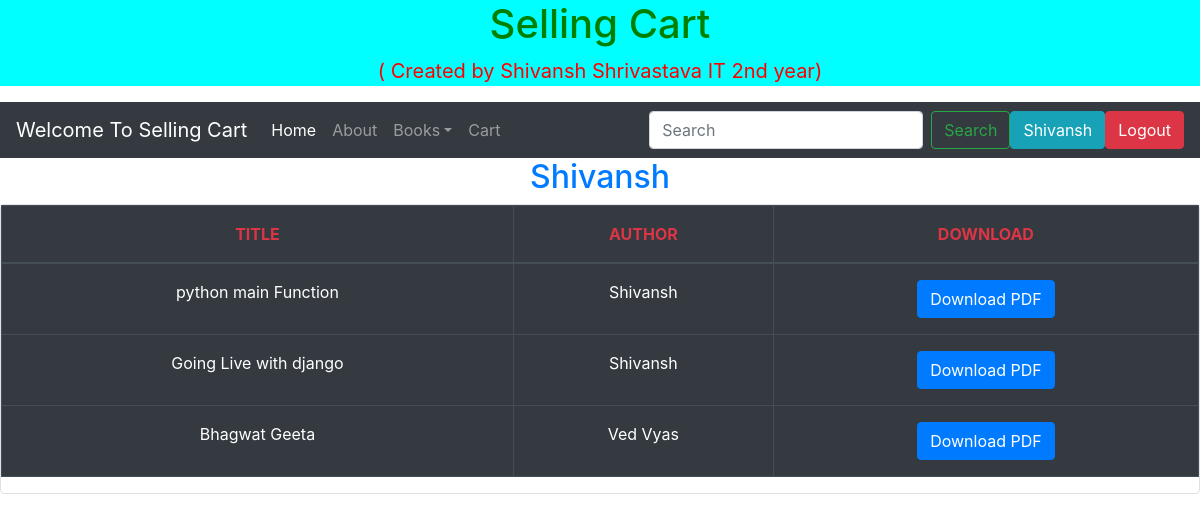
The app's page /books/ (signed in) with its own data.
### Books/models.py (models this page shows, shortened)
class Book(models.Model):
    title = models.CharField(max_length=50)
    author = models.CharField(max_length=40)
    pdf = models.FileField(max_length=100)

### Books/views.py (the view)
# urls.py: path("",views.book_list,name="book_list"),
@login_required(login_url ="login")
def book_list(request):
    book = Book.objects.all()
    params = {'books':book}
    return render(request , 'books/BookHomePage.html',params)

### templates/books/BookHomePage.html (shortened to what this page needs)
{%extends 'shop/Basic.html' %}
{% if user.is_authenticated %}
{%block search %}
    <form method="GET" class="form-inline my-2 my-lg-0" action="{% url 'search_book'%}">
      <input class="form-control mr-sm-2" type="search" placeholder="Search" aria-label="Search" name="search_book">
      <button class="btn btn-outline-success my-2 my-sm-0" type="submit">Search</button>
      </form>
{%endblock%}
{% block body%}
    <div class="container">
        <h2 align="center" class="text-primary">{{user.username}}</h2>
    </div>
    <div class="table-resposive border rounded">
      <table class="table border rounded table-dark table-bordered table-hover">
        <thead>
          <tr>
            <th scope="col" class="text-danger p-3 text-center">TITLE</th>
            <th scope="col" class="text-danger p-3 text-center">AUTHOR</th>
            <th scope="col" class="text-danger p-3 text-center">DOWNLOAD</th>
          </tr>
        </thead>
        <tbody>
          {% for book in books %}
          <tr class="border">
            <td class="p-3 text-center">{{book.title}}</td>
            <td class="p-3 text-center">{{book.author}}</td>
            <td class="p-3 text-center"><a class="btn btn-primary" href="{{book.pdf.url}}" role="button">Download PDF</a></td>
          </tr>
          {% endfor %}
        </tbody>
      </table>
  </div>
{% endblock %}
{% endif %}

### templates/shop/Basic.html (shortened to what this page needs)
<!doctype html>
<html lang="en">
    <head>
        <link rel="stylesheet" href="https://stackpath.bootstrapcdn.com/bootstrap/4.2.1/css/bootstrap.min.css">
    </head>
    <body>
        {% load static %}
        <div id="main" style="background-color:cyan">
            <h1 align="center" style="color:green;"> Selling Cart </h1><p style="color:red;font-size:20px;text-align:center;" align="center">( Created by Shivansh Shrivastava IT 2nd year)</p>
        </div>
        <nav class="navbar navbar-expand-lg navbar-dark bg-dark">
            <a class="navbar-brand" href="">Welcome To Selling Cart</a>
            <div class="collapse navbar-collapse" id="navbarSupportedContent">
                <ul class="navbar-nav mr-auto">
                    <li class="nav-item active">
                        <a class="nav-link" href="{% url 'ShopHome'%}">Home<span class="sr-only">(current)</span></a>
                    </li>
                    <li class="nav-item">
                        <a class="nav-link" href="{% url 'AboutUS' %}">About</a>
                    </li>
                    <li class="nav-item dropdown">
                        <a class="nav-link dropdown-toggle" href="#" id="navbarDropdown" role="button" data-toggle="dropdown" aria-haspopup="true" aria-expanded="false"> Books</a>
                    </li>
                    <a class="nav-link" href="{%url 'cartview'%}">Cart {% block cart_items %}{% endblock %}</a>
                </ul>
                {% block search%}{%endblock%}
                <a id="user" href="{% url 'ShopHome' %}" class="btn btn-info">{{user.username}}</a>
                <a id="logout" href="{%url 'logout'%}" class="btn btn-danger">Logout</a>
            </div>
        </nav>
        {%block body %}{% endblock %}
    </body>
</html>

### records on screen
Book: title "python main Function", author "Shivansh"
Book: title "Going Live with django", author "Shivansh"
Book: title "Bhagwat Geeta", author "Ved Vyas"

### other values on screen
{{ user.username }} "Shivansh"
